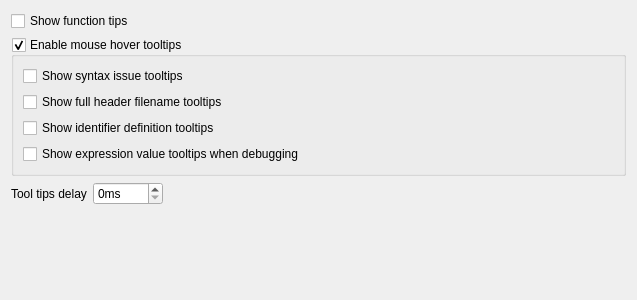
<?xml version="1.0" encoding="UTF-8"?>
<ui version="4.0">
 <class>EditorTooltipsWidget</class>
 <widget class="QWidget" name="EditorTooltipsWidget">
  <property name="geometry">
   <rect>
    <x>0</x>
    <y>0</y>
    <width>637</width>
    <height>300</height>
   </rect>
  </property>
  <property name="windowTitle">
   <string>Form</string>
  </property>
  <layout class="QVBoxLayout" name="verticalLayout">
   <item>
    <widget class="QCheckBox" name="chkShowFunctionTips">
     <property name="text">
      <string>Show function tips</string>
     </property>
    </widget>
   </item>
   <item>
    <widget class="QGroupBox" name="grpEnableTooltips">
     <property name="title">
      <string>Enable mouse hover tooltips</string>
     </property>
     <property name="checkable">
      <bool>true</bool>
     </property>
     <layout class="QVBoxLayout" name="verticalLayout_2">
      <item>
       <widget class="QCheckBox" name="chkIssueTooltips">
        <property name="text">
         <string>Show syntax issue tooltips</string>
        </property>
       </widget>
      </item>
      <item>
       <widget class="QCheckBox" name="chkHeaderTooltips">
        <property name="text">
         <string>Show full header filename tooltips</string>
        </property>
       </widget>
      </item>
      <item>
       <widget class="QCheckBox" name="chkIdentifierTooltips">
        <property name="text">
         <string>Show identifier definition tooltips</string>
        </property>
       </widget>
      </item>
      <item>
       <widget class="QCheckBox" name="chkDebugTooltips">
        <property name="text">
         <string>Show expression value tooltips when debugging</string>
        </property>
       </widget>
      </item>
     </layout>
    </widget>
   </item>
   <item>
    <widget class="QWidget" name="widget" native="true">
     <layout class="QHBoxLayout" name="horizontalLayout">
      <property name="leftMargin">
       <number>0</number>
      </property>
      <property name="topMargin">
       <number>0</number>
      </property>
      <property name="rightMargin">
       <number>0</number>
      </property>
      <property name="bottomMargin">
       <number>0</number>
      </property>
      <item>
       <widget class="QLabel" name="label">
        <property name="text">
         <string>Tool tips delay</string>
        </property>
       </widget>
      </item>
      <item>
       <widget class="QSpinBox" name="spinTipsDelay">
        <property name="suffix">
         <string>ms</string>
        </property>
        <property name="maximum">
         <number>5000</number>
        </property>
        <property name="singleStep">
         <number>100</number>
        </property>
       </widget>
      </item>
      <item>
       <spacer name="horizontalSpacer">
        <property name="orientation">
         <enum>Qt::Horizontal</enum>
        </property>
        <property name="sizeHint" stdset="0">
         <size>
          <width>40</width>
          <height>20</height>
         </size>
        </property>
       </spacer>
      </item>
     </layout>
    </widget>
   </item>
   <item>
    <spacer name="verticalSpacer">
     <property name="orientation">
      <enum>Qt::Vertical</enum>
     </property>
     <property name="sizeHint" stdset="0">
      <size>
       <width>20</width>
       <height>40</height>
      </size>
     </property>
    </spacer>
   </item>
  </layout>
 </widget>
 <resources/>
 <connections/>
</ui>
